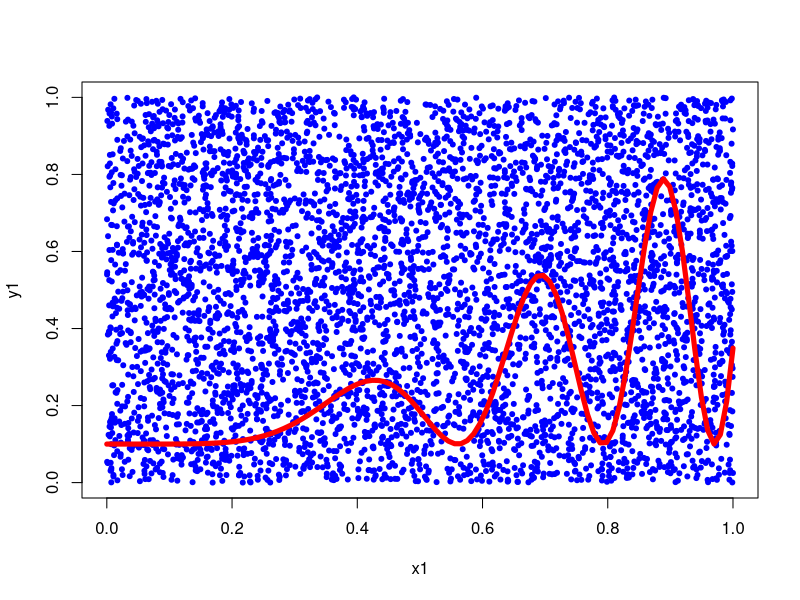

Write the R code that produced this figure. (Note: this script raises an error after producing the figure.)
## ---- chunk 1
n = 5000
x1 = runif(n, min =0 , max =1 )
y1 = runif(n, min =0 , max =1 )
plot(x1,y1,col='blue',pch=20)
f <- function(x) ((sin(10*x^2))^2*sin(x))*x+0.1
curve(f,0,1,n=100,col='red',lwd=5,add=TRUE)
## ---- chunk 2
# count dots above
area_above = length(y1[(y1>f1)])


# count dots below
area_below = length(y1[(y1<=f1)])

# For nomalized square (1x1), the integration from 0 to 1 

cat("Integrate function = ((sin(10*x^2))^2*sin(x))*x+0.1, from 0 to 1")
## Integrate function = ((sin(10*x^2))^2*sin(x))*x+0.1, from 0 to 1
cat("Area under curve f (integrated from 0 to 1) =", area_below/n)
## Area under curve f (integrated from 0 to 1) = 0.234
## ---- chunk 3
n = 10000
x1 = runif(n, min =0 , max =1 )
y1 = runif(n, min =0 , max =1 )
f1 <- ((sin(10*x1^2))^2*sin(x1))*x1+0.1
plot(x1[(y1 > f1)],y1[(y1 > f1)],col='yellow',pch=20)
points(x1[(y1 <= f1)],y1[(y1 <= f1)],col='blue',pch=20)

f <- function(x) ((sin(10*x^2))^2*sin(x))*x+0.1
curve(f,0,1,n=100,col='red',lwd=5,add=TRUE)


# count dots below
area_below = length(y1[(y1<=f1)])

# For nomalized square (1x1), the integration from 0 to 1 

cat("Integrate function = ((sin(10*x^2))^2*sin(x))*x+0.1, from 0 to 1")
## Integrate function = ((sin(10*x^2))^2*sin(x))*x+0.1, from 0 to 1
cat("Area under curve f (integrated from 0 to 1) =", area_below/n)
## Area under curve f (integrated from 0 to 1) = 0.2377
## ---- chunk 4
n = 15000
x1 = runif(n, min =0 , max =1 )
y1 = runif(n, min =0 , max =1 )
f1 <- ((sin(10*x1^2))^2*sin(x1))*x1+0.1
plot(x1[(y1 > f1)],y1[(y1 > f1)],col='yellow',pch=20)
points(x1[(y1 <= f1)],y1[(y1 <= f1)],col='blue',pch=20)

f <- function(x) ((sin(10*x^2))^2*sin(x))*x+0.1
curve(f,0,1,n=100,col='red',lwd=5,add=TRUE)


# count dots below
area_below = length(y1[(y1<=f1)])

# For nomalized square (1x1), the integration from 0 to 1 

cat("Integrate function = ((sin(10*x^2))^2*sin(x))*x+0.1, from 0 to 1")
## Integrate function = ((sin(10*x^2))^2*sin(x))*x+0.1, from 0 to 1
cat("Area under curve f (integrated from 0 to 1) =", area_below/n)
## Area under curve f (integrated from 0 to 1) = 0.2416667
